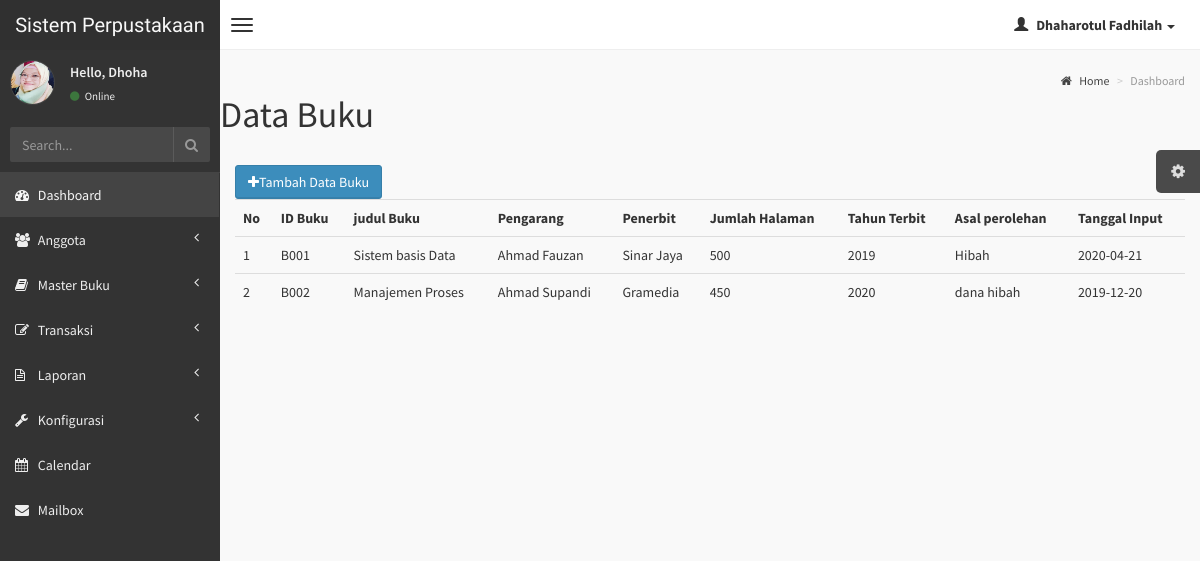
Page /index.php/buku/buku_perpus on the committed database.
### tables this page shows
CREATE TABLE `tb_buku` (
  `id_buku` varchar(100) NOT NULL,
  `judul_buku` varchar(250) DEFAULT NULL,
  `pengarang` varchar(250) DEFAULT NULL,
  `penerbit` varchar(10) DEFAULT NULL,
  `jumlah_halaman` int(10) DEFAULT NULL,
  `tahun_terbit` char(10) DEFAULT NULL,
  `asal_perolehan` varchar(200) DEFAULT NULL,
  `tanggal_input` date DEFAULT NULL
);

### application/controllers/Buku.php (called while the page is built, shortened)
<?php
class Buku extends CI_Controller{
	public function buku_perpus()
	{
		$data['buku'] = $this->m_buku->tampil_data()->result();
		$this->load->view("templates/template");
		$this->load->view("buku",$data);
		$this->load->view("templates/footer");
	}
}

### index.php (called while the page is built, shortened)
<?php
require_once BASEPATH.'core/CodeIgniter.php';

### application/models/m_buku.php (called while the page is built, shortened)
<?php
class m_buku extends CI_Model{
	public function tampil_data()
	{
		return $this->db->get('tb_buku');
	}
}

### application/views/buku.php (the view, shortened to what this page needs)
<div class="content-wrapper">
	<section class="content-header">
		<h1>
			Data Buku
        </h1>
    </section>
    <section class="content">
    	<button class="btn btn-primary" data-toggle="modal" data-target="#exampleModal"><i class="fa fa-plus"></i>Tambah Data Buku</button>
    	<table class="table">
    		<tr>
    			<th>No</th>
    			<th>ID Buku</th>
    			<th>judul Buku</th>
                <th>Pengarang</th>
                <th>Penerbit</th>
                <th>Jumlah Halaman</th>
                <th>Tahun Terbit</th>
                <th>Asal perolehan</th>
                <th>Tanggal Input</th>
    		</tr>
    		<?php
    		$no = 1;
    		foreach ($buku as $tb_buku): ?>
    		<tr>
    			<td><?php echo $no++ ?></td>
    			<td><?php echo $tb_buku ->id_buku ?></td>
    			<td><?php echo $tb_buku ->judul_buku?></td>
                <td><?php echo $tb_buku ->pengarang?></td>
                <td><?php echo $tb_buku ->penerbit?></td>
                <td><?php echo $tb_buku ->jumlah_halaman?></td>
                <td><?php echo $tb_buku ->tahun_terbit?></td>
                <td><?php echo $tb_buku ->asal_perolehan?></td>
                <td><?php echo $tb_buku ->tanggal_input?></td>
    		</tr>
    	<?php endforeach; ?>
    	</table>
    </section>

### AdminLTE/css/AdminLTE.css (style rules this page uses)
html, body { overflow-x: hidden!important; font-family: 'Source Sans Pro', sans-serif; -webkit-font-smoothing: antialiased; min-height: 100%; background: #f9f9f9; }
.content { padding: 20px 15px; background: #f9f9f9; }
h1, h2, h3, h4, h5, h6, .h1, .h2, .h3, .h4, .h5, .h6 { font-family: 'Source Sans Pro', sans-serif; }
.btn { font-weight: 500; -webkit-border-radius: 3px; -moz-border-radius: 3px; border-radius: 3px; border: 1px solid transparent; -webkit-box-shadow: inset 0px -2px 0px 0px rgba(0, 0, 0, 0.09); -moz-box-shadow: inset 0px -2px 0px 0px rgba(0, 0, 0, 0.09); box-shadow: inset 0px -1px 0px 0px rgba(0, 0, 0, 0.09); }
.btn.btn-primary { background-color: #3c8dbc; border-color: #367fa9; }

### rows in the picture
tb_buku: id_buku "B001", judul_buku "Sistem basis Data", pengarang "Ahmad Fauzan", penerbit "Sinar Jaya", jumlah_halaman "500", tahun_terbit "2019", asal_perolehan "Hibah", tanggal_input "2020-04-21"
tb_buku: id_buku "B002", judul_buku "Manajemen Proses", pengarang "Ahmad Supandi", penerbit "Gramedia", jumlah_halaman "450", tahun_terbit "2020", asal_perolehan "dana hibah", tanggal_input "2019-12-20"
